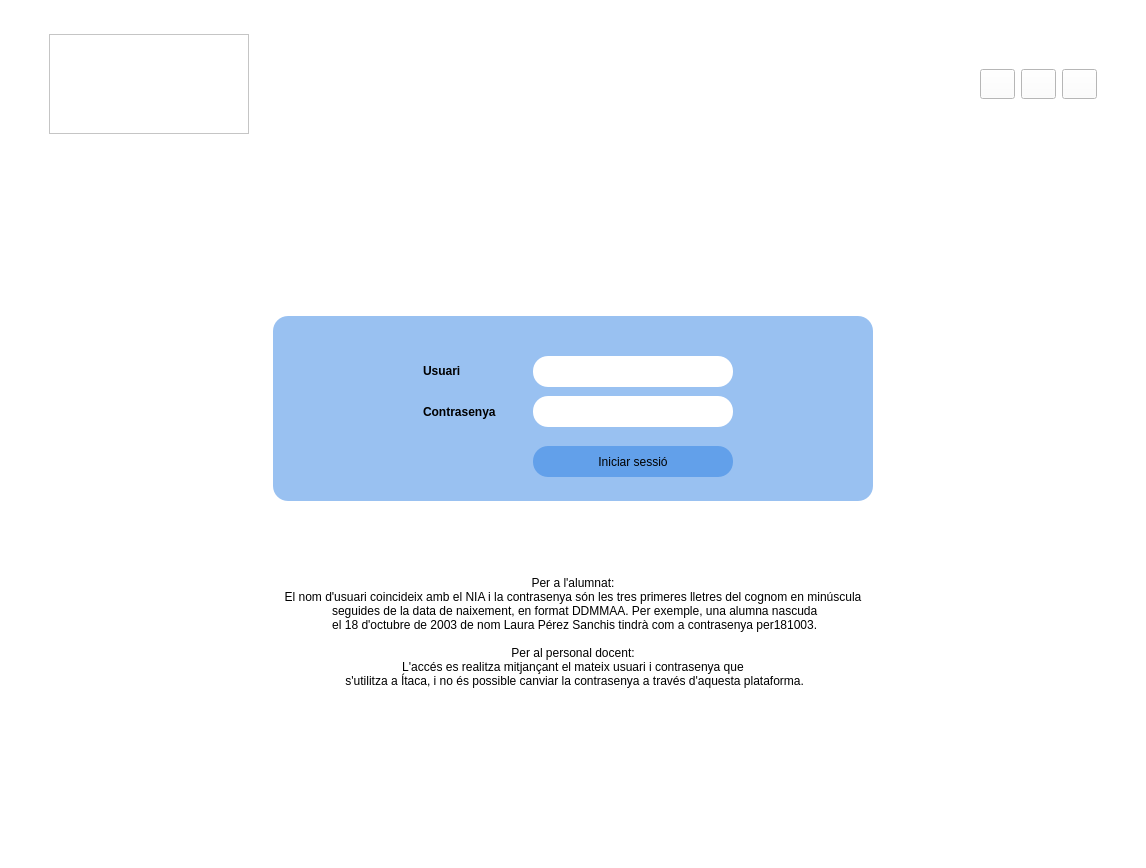
<?xml version="1.0" encoding="UTF-8"?>
<ui version="4.0">
 <class>MainWindow</class>
 <widget class="QMainWindow" name="MainWindow">
  <property name="geometry">
   <rect>
    <x>0</x>
    <y>0</y>
    <width>1146</width>
    <height>868</height>
   </rect>
  </property>
  <property name="sizePolicy">
   <sizepolicy hsizetype="Fixed" vsizetype="Fixed">
    <horstretch>0</horstretch>
    <verstretch>0</verstretch>
   </sizepolicy>
  </property>
  <property name="minimumSize">
   <size>
    <width>300</width>
    <height>150</height>
   </size>
  </property>
  <property name="windowTitle">
   <string>MainWindow</string>
  </property>
  <property name="styleSheet">
   <string notr="true">background-color: rgb(255, 255, 255);</string>
  </property>
  <widget class="QWidget" name="centralwidget">
   <layout class="QVBoxLayout" name="verticalLayout">
    <item>
     <layout class="QVBoxLayout" name="verticalLayout_4">
      <item>
       <layout class="QHBoxLayout" name="horizontalLayout_4">
        <item>
         <spacer name="horizontalSpacer">
          <property name="orientation">
           <enum>Qt::Horizontal</enum>
          </property>
          <property name="sizeType">
           <enum>QSizePolicy::Fixed</enum>
          </property>
          <property name="sizeHint" stdset="0">
           <size>
            <width>40</width>
            <height>10</height>
           </size>
          </property>
         </spacer>
        </item>
        <item>
         <widget class="QLabel" name="label">
          <property name="sizePolicy">
           <sizepolicy hsizetype="Fixed" vsizetype="Fixed">
            <horstretch>0</horstretch>
            <verstretch>0</verstretch>
           </sizepolicy>
          </property>
          <property name="minimumSize">
           <size>
            <width>200</width>
            <height>100</height>
           </size>
          </property>
          <property name="maximumSize">
           <size>
            <width>200</width>
            <height>500</height>
           </size>
          </property>
          <property name="layoutDirection">
           <enum>Qt::LeftToRight</enum>
          </property>
          <property name="styleSheet">
           <string notr="true">border-image: url(:/prefijoNuevo/png/logo gen.png);</string>
          </property>
          <property name="frameShape">
           <enum>QFrame::StyledPanel</enum>
          </property>
          <property name="frameShadow">
           <enum>QFrame::Sunken</enum>
          </property>
          <property name="text">
           <string/>
          </property>
          <property name="scaledContents">
           <bool>true</bool>
          </property>
         </widget>
        </item>
        <item>
         <spacer name="horizontalSpacer_3">
          <property name="orientation">
           <enum>Qt::Horizontal</enum>
          </property>
          <property name="sizeHint" stdset="0">
           <size>
            <width>40</width>
            <height>20</height>
           </size>
          </property>
         </spacer>
        </item>
        <item>
         <widget class="QPushButton" name="pushButton_3">
          <property name="maximumSize">
           <size>
            <width>35</width>
            <height>30</height>
           </size>
          </property>
          <property name="styleSheet">
           <string notr="true">border-image: url(:/prefijoNuevo/png/val.png);</string>
          </property>
          <property name="text">
           <string/>
          </property>
         </widget>
        </item>
        <item>
         <widget class="QPushButton" name="pushButton">
          <property name="maximumSize">
           <size>
            <width>35</width>
            <height>30</height>
           </size>
          </property>
          <property name="styleSheet">
           <string notr="true">border-image: url(:/prefijoNuevo/png/esp.png);</string>
          </property>
          <property name="text">
           <string/>
          </property>
         </widget>
        </item>
        <item>
         <widget class="QPushButton" name="pushButton_2">
          <property name="maximumSize">
           <size>
            <width>35</width>
            <height>30</height>
           </size>
          </property>
          <property name="styleSheet">
           <string notr="true">border-image: url(:/prefijoNuevo/png/ingles.png);</string>
          </property>
          <property name="text">
           <string/>
          </property>
         </widget>
        </item>
        <item>
         <spacer name="horizontalSpacer_2">
          <property name="orientation">
           <enum>Qt::Horizontal</enum>
          </property>
          <property name="sizeType">
           <enum>QSizePolicy::Fixed</enum>
          </property>
          <property name="sizeHint" stdset="0">
           <size>
            <width>40</width>
            <height>10</height>
           </size>
          </property>
         </spacer>
        </item>
       </layout>
      </item>
     </layout>
    </item>
    <item>
     <layout class="QVBoxLayout" name="verticalLayout_5">
      <item>
       <layout class="QHBoxLayout" name="horizontalLayout">
        <item>
         <widget class="QLabel" name="label_2">
          <property name="sizePolicy">
           <sizepolicy hsizetype="Fixed" vsizetype="Fixed">
            <horstretch>0</horstretch>
            <verstretch>0</verstretch>
           </sizepolicy>
          </property>
          <property name="minimumSize">
           <size>
            <width>350</width>
            <height>120</height>
           </size>
          </property>
          <property name="maximumSize">
           <size>
            <width>350</width>
            <height>120</height>
           </size>
          </property>
          <property name="styleSheet">
           <string notr="true">border-image: url(:/prefijoNuevo/png/logo_aules.png);</string>
          </property>
          <property name="text">
           <string/>
          </property>
         </widget>
        </item>
       </layout>
      </item>
     </layout>
    </item>
    <item>
     <layout class="QHBoxLayout" name="horizontalLayout_3">
      <item>
       <spacer name="horizontalSpacer_4">
        <property name="orientation">
         <enum>Qt::Horizontal</enum>
        </property>
        <property name="sizeHint" stdset="0">
         <size>
          <width>40</width>
          <height>20</height>
         </size>
        </property>
       </spacer>
      </item>
      <item>
       <widget class="QFrame" name="frame_2">
        <property name="sizePolicy">
         <sizepolicy hsizetype="Expanding" vsizetype="Expanding">
          <horstretch>0</horstretch>
          <verstretch>0</verstretch>
         </sizepolicy>
        </property>
        <property name="minimumSize">
         <size>
          <width>600</width>
          <height>185</height>
         </size>
        </property>
        <property name="maximumSize">
         <size>
          <width>600</width>
          <height>185</height>
         </size>
        </property>
        <property name="styleSheet">
         <string notr="true">border-radius:15px;
background-color: rgb(153, 193, 241);</string>
        </property>
        <widget class="QLabel" name="label_4">
         <property name="geometry">
          <rect>
           <x>150</x>
           <y>39</y>
           <width>451</width>
           <height>31</height>
          </rect>
         </property>
         <property name="font">
          <font>
           <bold>true</bold>
          </font>
         </property>
         <property name="text">
          <string>Usuari</string>
         </property>
        </widget>
        <widget class="QLabel" name="label_5">
         <property name="geometry">
          <rect>
           <x>150</x>
           <y>75</y>
           <width>451</width>
           <height>41</height>
          </rect>
         </property>
         <property name="font">
          <font>
           <bold>true</bold>
           <underline>false</underline>
          </font>
         </property>
         <property name="text">
          <string>Contrasenya</string>
         </property>
        </widget>
        <widget class="QLineEdit" name="lineEdit">
         <property name="geometry">
          <rect>
           <x>260</x>
           <y>80</y>
           <width>200</width>
           <height>31</height>
          </rect>
         </property>
         <property name="maximumSize">
          <size>
           <width>200</width>
           <height>16777215</height>
          </size>
         </property>
         <property name="styleSheet">
          <string notr="true">background-color: rgb(255, 255, 255);</string>
         </property>
        </widget>
        <widget class="QLineEdit" name="lineEdit_2">
         <property name="geometry">
          <rect>
           <x>260</x>
           <y>40</y>
           <width>200</width>
           <height>31</height>
          </rect>
         </property>
         <property name="maximumSize">
          <size>
           <width>200</width>
           <height>16777215</height>
          </size>
         </property>
         <property name="styleSheet">
          <string notr="true">background-color: rgb(255, 255, 255);</string>
         </property>
        </widget>
        <widget class="QPushButton" name="pushButton_4">
         <property name="geometry">
          <rect>
           <x>260</x>
           <y>130</y>
           <width>200</width>
           <height>31</height>
          </rect>
         </property>
         <property name="sizePolicy">
          <sizepolicy hsizetype="Expanding" vsizetype="Fixed">
           <horstretch>0</horstretch>
           <verstretch>0</verstretch>
          </sizepolicy>
         </property>
         <property name="minimumSize">
          <size>
           <width>0</width>
           <height>0</height>
          </size>
         </property>
         <property name="maximumSize">
          <size>
           <width>200</width>
           <height>16777215</height>
          </size>
         </property>
         <property name="font">
          <font>
           <bold>false</bold>
          </font>
         </property>
         <property name="styleSheet">
          <string notr="true">border-radius:15px;
background-color: rgb(98, 160, 234);</string>
         </property>
         <property name="text">
          <string>Iniciar sessió</string>
         </property>
        </widget>
       </widget>
      </item>
      <item>
       <spacer name="horizontalSpacer_6">
        <property name="orientation">
         <enum>Qt::Horizontal</enum>
        </property>
        <property name="sizeHint" stdset="0">
         <size>
          <width>40</width>
          <height>20</height>
         </size>
        </property>
       </spacer>
      </item>
     </layout>
    </item>
    <item>
     <layout class="QHBoxLayout" name="horizontalLayout_5">
      <item>
       <spacer name="horizontalSpacer_5">
        <property name="orientation">
         <enum>Qt::Horizontal</enum>
        </property>
        <property name="sizeHint" stdset="0">
         <size>
          <width>40</width>
          <height>20</height>
         </size>
        </property>
       </spacer>
      </item>
      <item>
       <widget class="QLabel" name="label_3">
        <property name="sizePolicy">
         <sizepolicy hsizetype="Expanding" vsizetype="Expanding">
          <horstretch>0</horstretch>
          <verstretch>0</verstretch>
         </sizepolicy>
        </property>
        <property name="minimumSize">
         <size>
          <width>600</width>
          <height>185</height>
         </size>
        </property>
        <property name="maximumSize">
         <size>
          <width>600</width>
          <height>185</height>
         </size>
        </property>
        <property name="styleSheet">
         <string notr="true">border-top-color: rgb(0, 0, 0);
border-right-color: rgb(0, 0, 0);
border-bottom-color: rgb(0, 0, 0);
border-left-color: rgb(0, 0, 0);</string>
        </property>
        <property name="text">
         <string>
Per a l'alumnat:
El nom d'usuari coincideix amb el NIA i la contrasenya són les tres primeres lletres del cognom en minúscula
 seguides de la data de naixement, en format DDMMAA. Per exemple, una alumna nascuda 
 el 18 d'octubre de 2003 de nom Laura Pérez Sanchis tindrà com a contrasenya per181003.

Per al personal docent:
L'accés es realitza mitjançant el mateix usuari i contrasenya que 
 s'utilitza a Ítaca, i no és possible canviar la contrasenya a través d'aquesta plataforma.</string>
        </property>
        <property name="alignment">
         <set>Qt::AlignCenter</set>
        </property>
       </widget>
      </item>
      <item>
       <spacer name="horizontalSpacer_7">
        <property name="orientation">
         <enum>Qt::Horizontal</enum>
        </property>
        <property name="sizeHint" stdset="0">
         <size>
          <width>40</width>
          <height>20</height>
         </size>
        </property>
       </spacer>
      </item>
     </layout>
    </item>
    <item>
     <layout class="QVBoxLayout" name="verticalLayout_6">
      <item>
       <layout class="QHBoxLayout" name="horizontalLayout_2">
        <item>
         <widget class="QLabel" name="label_6">
          <property name="sizePolicy">
           <sizepolicy hsizetype="Fixed" vsizetype="Fixed">
            <horstretch>0</horstretch>
            <verstretch>0</verstretch>
           </sizepolicy>
          </property>
          <property name="minimumSize">
           <size>
            <width>200</width>
            <height>60</height>
           </size>
          </property>
          <property name="maximumSize">
           <size>
            <width>200</width>
            <height>60</height>
           </size>
          </property>
          <property name="whatsThis">
           <string>&lt;html&gt;&lt;head/&gt;&lt;body&gt;&lt;p&gt;&lt;img src=&quot;:/prefijoNuevo/png/Europa.png&quot;/&gt;&lt;/p&gt;&lt;/body&gt;&lt;/html&gt;</string>
          </property>
          <property name="styleSheet">
           <string notr="true">border-image: url(:/prefijoNuevo/png/Europa.png);</string>
          </property>
          <property name="text">
           <string/>
          </property>
         </widget>
        </item>
       </layout>
      </item>
     </layout>
    </item>
   </layout>
  </widget>
  <widget class="QMenuBar" name="menubar">
   <property name="geometry">
    <rect>
     <x>0</x>
     <y>0</y>
     <width>1146</width>
     <height>22</height>
    </rect>
   </property>
  </widget>
  <widget class="QStatusBar" name="statusbar"/>
 </widget>
 <resources>
  <include location="../img/recursos.qrc"/>
 </resources>
 <connections/>
</ui>
